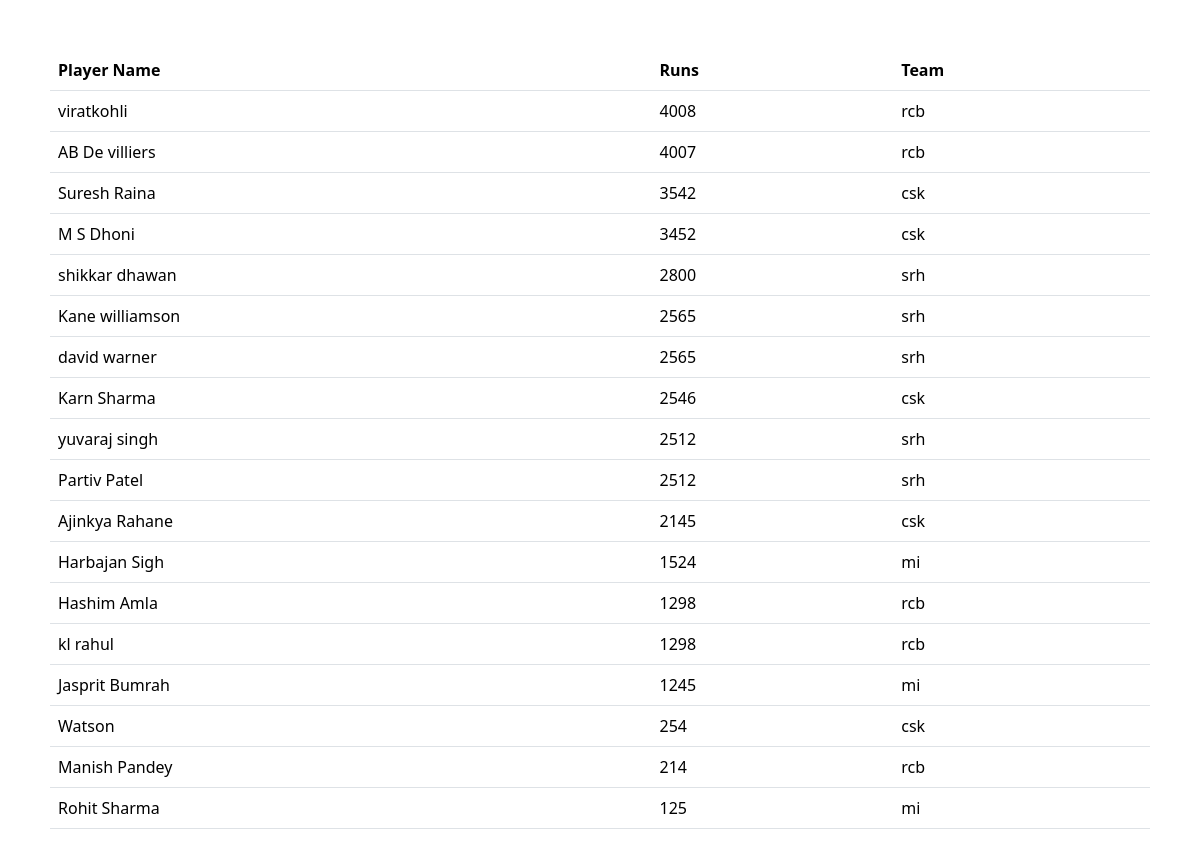
The page /batsmanrankings.php on the database its author committed.
### tables this page shows
CREATE TABLE `player` (
  `cap_no` decimal(4,0) NOT NULL,
  `age` decimal(2,0) NOT NULL,
  `dob` date NOT NULL,
  `runs` decimal(5,0) NOT NULL,
  `wickets` decimal(3,0) NOT NULL,
  `type` varchar(20) NOT NULL,
  `no_of_matches` decimal(3,0) NOT NULL,
  `rank` decimal(3,0) NOT NULL,
  `batting_best` varchar(10) NOT NULL,
  `bowling_best` varchar(10) NOT NULL,
  `playername` varchar(30) NOT NULL,
  `image` varchar(30) NOT NULL,
  `name` varchar(30) NOT NULL
);

### batsmanrankings.php (the view, shortened to what this page needs)
<!DOCTYPE html>
<html lang="en">
<head>
    <link href="https://cdn.jsdelivr.net/npm/bootstrap@5.3.3/dist/css/bootstrap.min.css" rel="stylesheet">
</head>
<body style="margin: 50px;">
    <table class="table">
        <thead>
            <tr>
                <th>Player Name</th>
                <th>Runs</th>
                <th>Team</th>
            </tr>
        </thead>
        <tbody>
            <?php
            $servername = "localhost";
            $username = "root";
            $password = "";
            $database = "cricket";
            $connection = new mysqli($servername , $username, $password, $database);
             $sql="SELECT * FROM player where type= 'batsman' order by runs desc";
             $result = $connection->query($sql);
             while($row = $result->fetch_assoc()){
             echo "<tr>
             <td>" . $row["playername"] . "</td>
             <td>" . $row["runs"] . "</td>
             <td>" . $row["name"] . "</td>
             </tr>";
             }
            ?>
        </tbody>
    </table>
</body>
</html>

### rows shown on the page
player: playername "viratkohli", runs "4008", name "rcb"
player: playername "AB De villiers", runs "4007", name "rcb"
player: playername "Suresh Raina", runs "3542", name "csk"
player: playername "M S Dhoni", runs "3452", name "csk"
player: playername "shikkar dhawan", runs "2800", name "srh"
player: playername "Kane williamson", runs "2565", name "srh"
player: playername "david warner", runs "2565", name "srh"
player: playername "Karn Sharma", runs "2546", name "csk"
player: playername "yuvaraj singh", runs "2512", name "srh"
player: playername "Partiv Patel", runs "2512", name "srh"
player: playername "Ajinkya Rahane", runs "2145", name "csk"
player: playername "Harbajan Sigh", runs "1524", name "mi"
player: playername "Hashim Amla", runs "1298", name "rcb"
player: playername "kl rahul", runs "1298", name "rcb"
player: playername "Jasprit Bumrah", runs "1245", name "mi"
player: playername "Watson", runs "254", name "csk"
player: playername "Manish Pandey", runs "214", name "rcb"
player: playername "Rohit Sharma", runs "125", name "mi"
